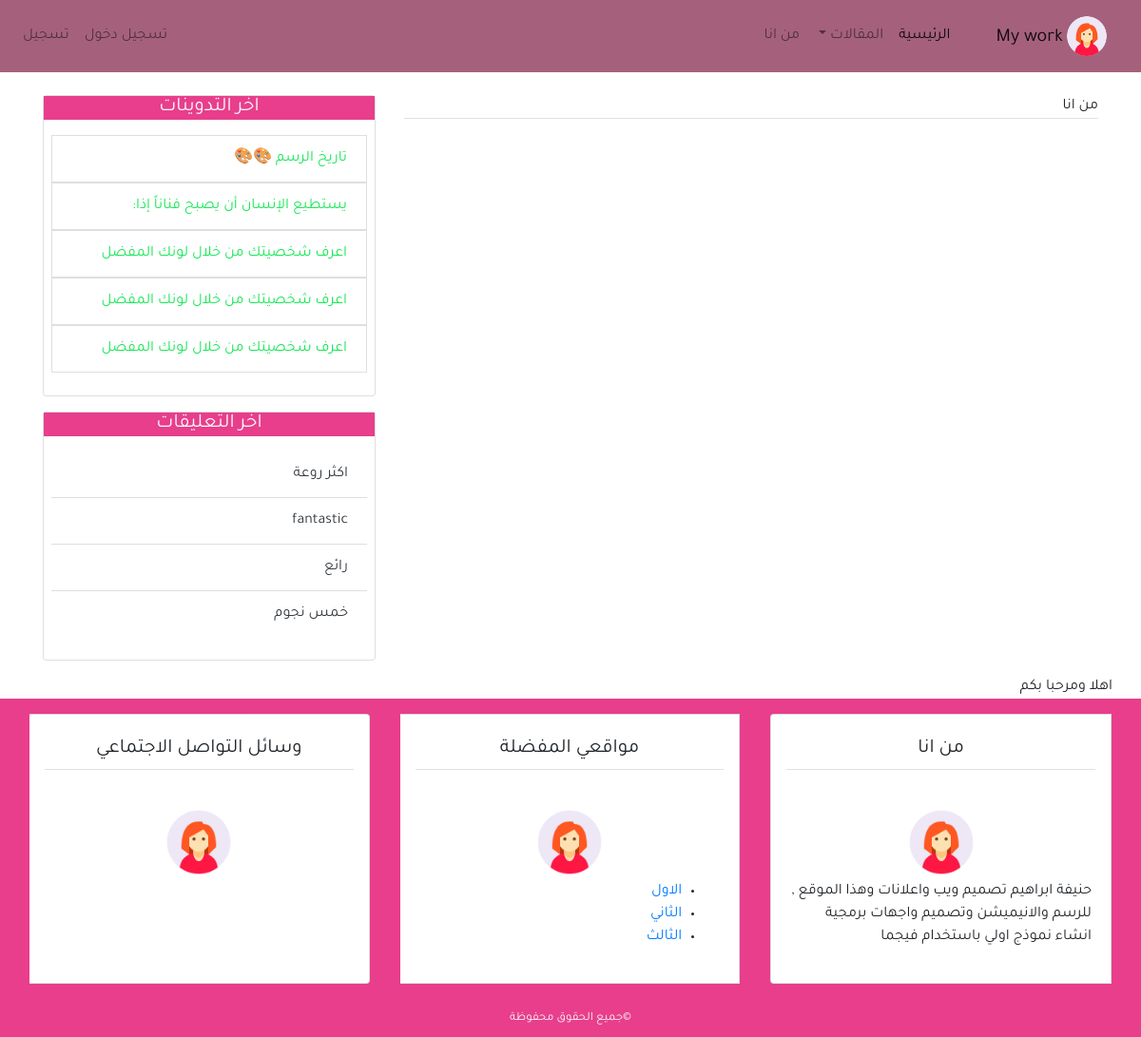
The page /about/ on the database its author committed.
### blog/models.py (models this page shows, shortened)
class Post(models.Model):
    title=models.CharField(max_length=100)
    content=models.TextField()
    post_date=models.DateTimeField(default=timezone.now)
    post_update=models.DateTimeField(auto_now=True)
    author=models.ForeignKey(User,on_delete=models.CASCADE)
    class Meta:
       ordering=('-post_date',)

class Comment(models.Model):
      name=models.CharField(max_length=50,verbose_name='الاسم')
      email=models.EmailField(verbose_name='الايميل')
      body=models.TextField(verbose_name='التعليق')
      comment_date=models.DateTimeField(auto_now_add=True)
      active=models.BooleanField(default=False)
      post=models.ForeignKey(Post,on_delete=models.CASCADE,related_name='comments')
      class Meta:
       ordering=('-comment_date',)

### blog/views.py (the view)
# urls.py: path('about/',views.about,name='about'),
def about(request):
    return render(request,'blog/about.html',{'title':'من انا'})

### blog/templatetags/post_tag.py (called while the page is built)
@register.inclusion_tag('blog/latests_post.html')
def latest_posts():
    context={
              'l_posts': Post.objects.all()[0:5]
    }
    return context

@register.inclusion_tag('blog/latest_comments.html')
def latest_comments():
    context={
              'l_comments': Comment.objects.filter(active=True)[0:5]
    }
    return context

### blog/templates/blog/about.html
{%extends 'blog/base.html'%}
{%load static%}
{%block content%}
<div class="border-bottom">من انا</div>
{%endblock%}

### blog/templates/blog/latests_post.html
<ul class="list-group-flush p-2  " >
    {%for post in l_posts %}
    <a class="text-dark" href="{% url 'detail' post.pk %}">
        <li class="list-group-item ff ">{{post.title}}</li>
    </a>
    {% endfor %}
</ul>

### blog/templates/blog/latest_comments.html
<ul class="list-group-flush p-2  " >
    {%for comment in l_comments %}
    <li class="list-group-item ff ">
      <a class="text-dark" href="{% url 'detail' comment.post.pk %}">
            {% if comment.body|length > 10 %}
            {{comment.body|slice:'12'}}..
            {% else %}
            {{comment.body}}
            {%endif%}
      </a>
    </li>
    {% empty %}
       <li class="list-group-item ff ">لا يوجد تعليقات</li>
    {% endfor %}
</ul>

### blog/static/blog/css/main.css (style rules this page uses)
html,body { direction: rtl; text-align: right; }
body { font-family: 'Tajawal',sans-serif; }
.ff { color: rgb(25, 231, 87); }

### rows shown on the page
Post: title "تاريخ الرسم 🎨🎨"
Post: title "يستطيع الإنسان أن يصبح فناناً إذا:"
Post: title "اعرف شخصيتك من خلال لونك المفضل"
Post: title "اعرف شخصيتك من خلال لونك المفضل"
Post: title "اعرف شخصيتك من خلال لونك المفضل"
Comment: body "اكثر روعة"
Comment: body "fantastic"
Comment: body "رائع"
Comment: body "خمس نجوم"
